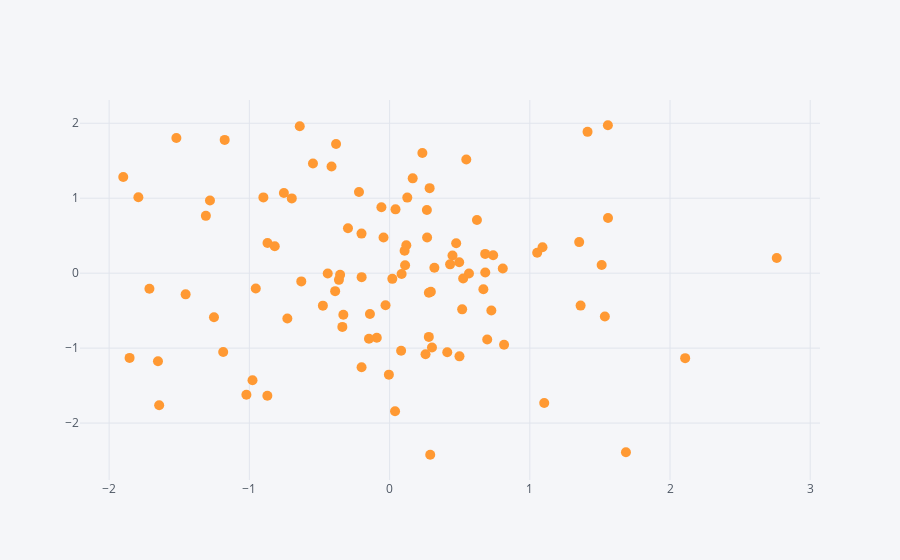

The notebook cell this image was saved under:
### Code cell
df.iplot(kind='scatter',x='A',y='B',mode='markers',size=10)
